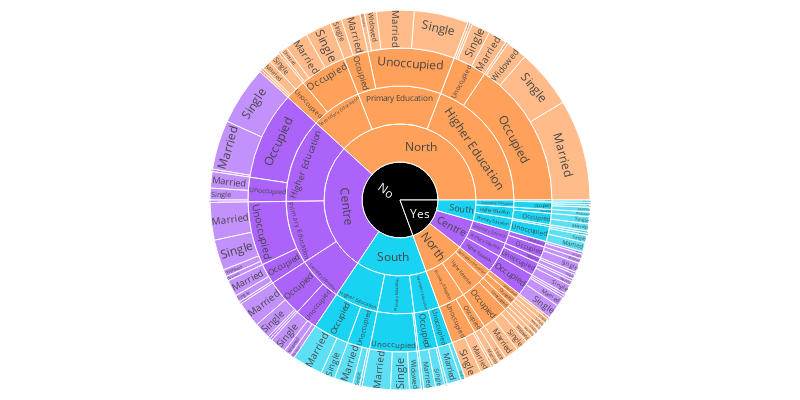

The code cell stored with this chart in its notebook:
### Code cell
#https://plotly.com/python/sunburst-charts/
#https://python-charts.com/part-whole/sunburst-plotly/?utm_content=cmp-true
#https://plotly.com/python/setting-graph-size/
import plotly.express as px

# Assuming violence_against_women_dataset is your DataFrame
fig = px.sunburst(violence_against_women_dataset, 
                  path=['ViolenceOccurred', 'AreaOfResidence', 'Education level', 'Professional Status', 'Marital Status'],
                  color = 'AreaOfResidence',
                  color_discrete_map={'(?)':'black', 'Lunch':'gold', 'Dinner':'darkblue'},
                  width=800, height=400)

# Update layout for better appearance
fig.update_layout(margin=dict(l=10, r=10, b=10, t=10))

# Show the plot
fig.show()

### Figure 1 — Plotly figure (JSON) as saved in the notebook; plotly's stock layout.template omitted (floating-point values rounded to 4 significant figures; data arrays with more than 128 entries replaced by an {"elided": "..."} marker saying what was removed)
{"data": [{"branchvalues": "total", "customdata": {"elided": "155x1 str values"}, "domain": {"x": [0, 1], "y": [0, 1]}, "hovertemplate": "labels=%{label}<br>count=%{value}<br>parent=%{parent}<br>id=%{id}<br>AreaOfResidence=%{customdata[0]}<extra></extra>", "ids": {"elided": "155 str values"}, "labels": {"elided": "155 str values"}, "marker": {"colors": {"elided": "155 str values"}}, "name": "", "parents": {"elided": "155 str values"}, "type": "sunburst", "values": {"elided": "155 int values"}}], "layout": {"height": 400, "legend": {"tracegroupgap": 0}, "margin": {"b": 10, "l": 10, "r": 10, "t": 10}, "width": 800}}
